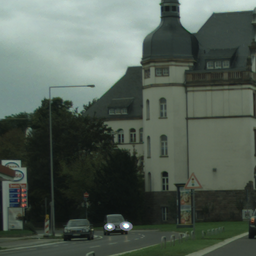
#> input picture car1.png, 256 x 256 px, found by its file name
$ python subtract_images_naive.py
#> lines starting #> are read from the running program, lines starting #| are printed output that depends on the picture
import cv2
from matplotlib import pyplot as plt

path = '/Users/RohanSaxena/Documents/projects/cv'

image1 = cv2.imread(path + '/car1.png')
#> image1 is the input picture: shape (256, 256, 3); mean B, G, R 83, 92.3, 80.7
image2 = cv2.imread(path + '/car2.png')
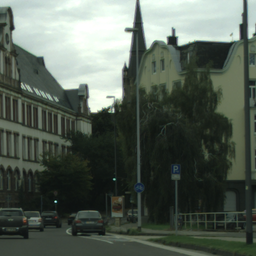
#> input picture car2.png, 256 x 256 px, found by its file name
#> image2 is the input picture: shape (256, 256, 3); mean B, G, R 84.8, 94.4, 84.6

# Always use OpenCV for image subtraction. See cv_vs_np_subtract.py
difference1 = cv2.addWeighted(image1, 1, image2, -1, 0)
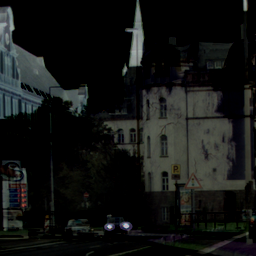
#> difference1: shape (256, 256, 3); mean B, G, R 19.2, 20.5, 19
difference2 = cv2.addWeighted(image2, 1, image1, -1, 0)
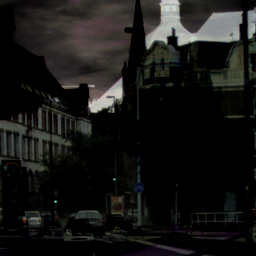
#> difference2: shape (256, 256, 3); mean B, G, R 21, 22.6, 22.9

'''
In image difference, brighter areas in the result indicate a higher degree of
difference between the 2 images.
'''

fig = plt.figure()

a = fig.add_subplot(1, 2, 1)
imgplot = plt.imshow(difference1)
a.set_title('Image 1 - 2')

a = fig.add_subplot(1, 2, 2)
imgplot = plt.imshow(difference2)
a.set_title('Image 2 - 1')

plt.tight_layout()
plt.show()
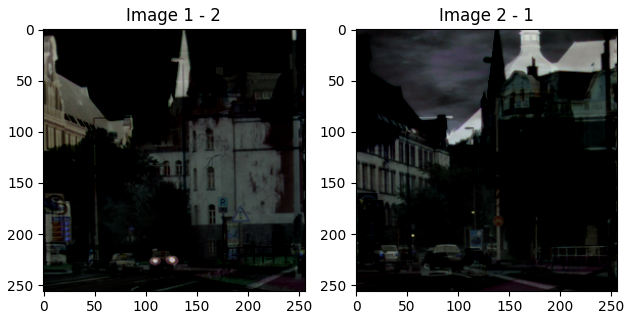
#> figure drawn by matplotlib, 2 panels; B, G, R data is drawn as R, G, B

'''
The 2 results difference1 & difference2 will be different since the pixel
value p1 - p2 is different from p2 - p1.
'''
